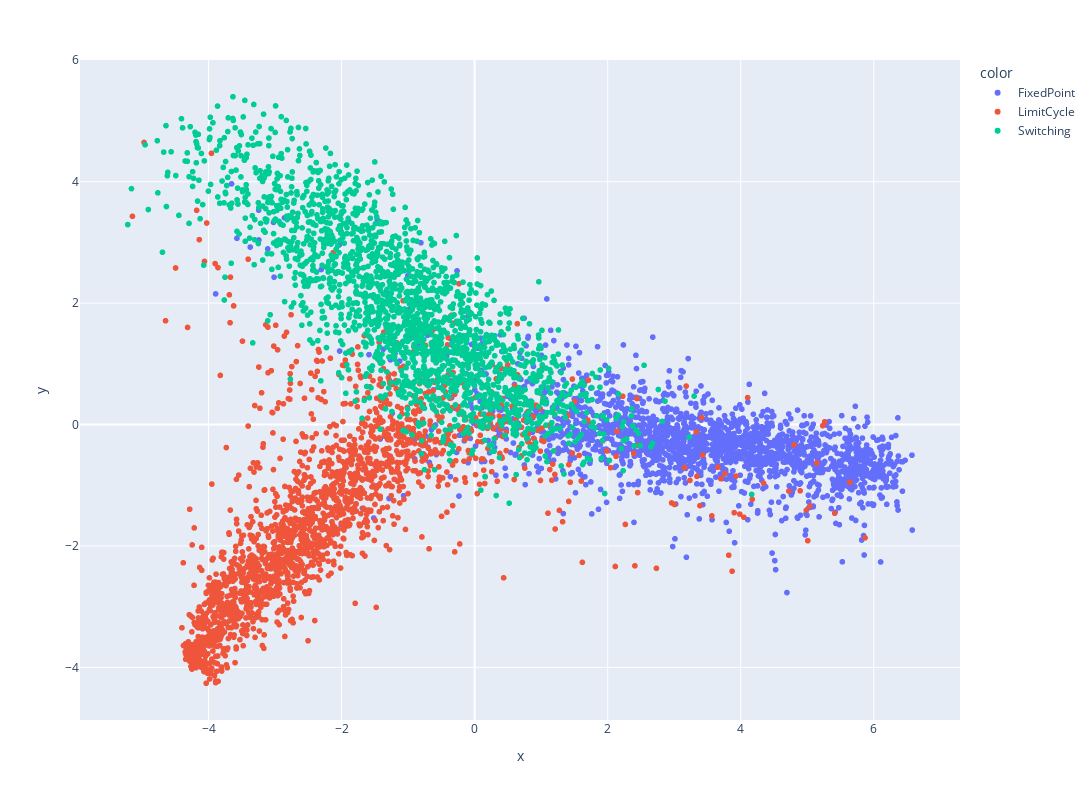

Notebook source saved alongside this figure:
### Code cell
import plotly.express as px
import numpy as np
df = px.data.iris()
fig = px.scatter(x=pca[:,0], y=pca[:,1], color=all_instances['regime'],
                 hover_data={'Regime': all_instances['regime'],
                            'System:': all_instances['system'],
                            'eta:' : all_instances['eta'],
                            'mu:' : all_instances['mu'],
                            'N:' : all_instances['N'],
                            'idx:' : all_instances.index
                            })
fig.update_layout(height=800, width=1200)
fig.show()

### Figure 1 — Plotly figure (JSON) as saved in the notebook; plotly's stock layout.template omitted (floating-point values rounded to 4 significant figures; data arrays with more than 128 entries replaced by an {"elided": "..."} marker saying what was removed)
{"data": [{"customdata": {"elided": "1998x6 mixed values"}, "hovertemplate": "color=FixedPoint<br>x=%{x}<br>y=%{y}<br>Regime=%{customdata[0]}<br>System:=%{customdata[1]}<br>eta:=%{customdata[2]}<br>mu:=%{customdata[3]}<br>N:=%{customdata[4]}<br>idx:=%{customdata[5]}<extra></extra>", "legendgroup": "FixedPoint", "marker": {"color": "#636efa", "symbol": "circle"}, "mode": "markers", "name": "FixedPoint", "showlegend": true, "type": "scattergl", "x": {"elided": "1998 float values"}, "xaxis": "x", "y": {"elided": "1998 float values"}, "yaxis": "y"}, {"customdata": {"elided": "2000x6 mixed values"}, "hovertemplate": "color=LimitCycle<br>x=%{x}<br>y=%{y}<br>Regime=%{customdata[0]}<br>System:=%{customdata[1]}<br>eta:=%{customdata[2]}<br>mu:=%{customdata[3]}<br>N:=%{customdata[4]}<br>idx:=%{customdata[5]}<extra></extra>", "legendgroup": "LimitCycle", "marker": {"color": "#EF553B", "symbol": "circle"}, "mode": "markers", "name": "LimitCycle", "showlegend": true, "type": "scattergl", "x": {"elided": "2000 float values"}, "xaxis": "x", "y": {"elided": "2000 float values"}, "yaxis": "y"}, {"customdata": {"elided": "2000x6 mixed values"}, "hovertemplate": "color=Switching<br>x=%{x}<br>y=%{y}<br>Regime=%{customdata[0]}<br>System:=%{customdata[1]}<br>eta:=%{customdata[2]}<br>mu:=%{customdata[3]}<br>N:=%{customdata[4]}<br>idx:=%{customdata[5]}<extra></extra>", "legendgroup": "Switching", "marker": {"color": "#00cc96", "symbol": "circle"}, "mode": "markers", "name": "Switching", "showlegend": true, "type": "scattergl", "x": {"elided": "2000 float values"}, "xaxis": "x", "y": {"elided": "2000 float values"}, "yaxis": "y"}], "layout": {"height": 800, "legend": {"title": {"text": "color"}, "tracegroupgap": 0}, "margin": {"t": 60}, "width": 1200, "xaxis": {"anchor": "y", "domain": [0, 1], "title": {"text": "x"}}, "yaxis": {"anchor": "x", "domain": [0, 1], "title": {"text": "y"}}}}
